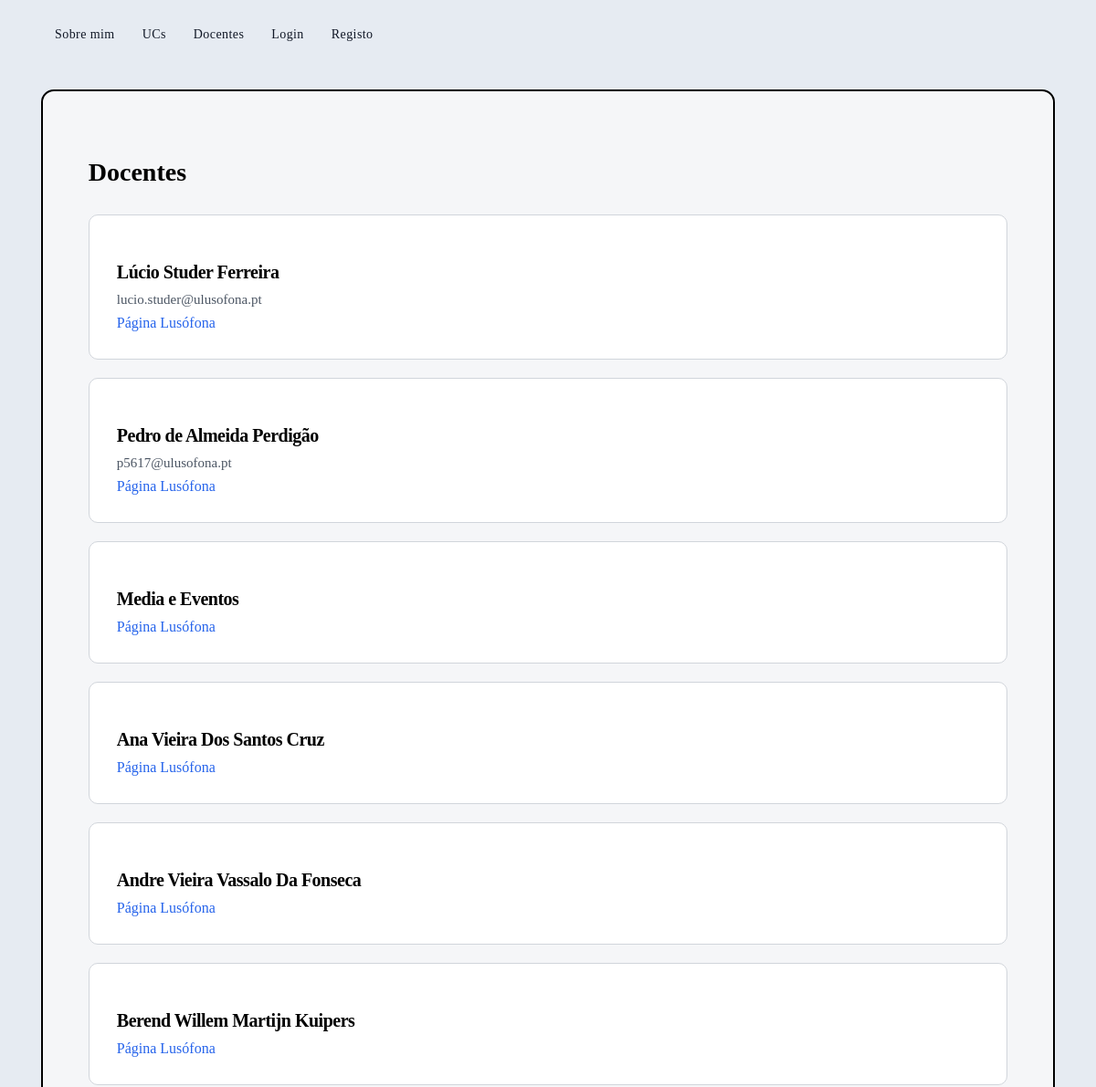
The page /docentes/ (upper part) on the database as committed earlier.
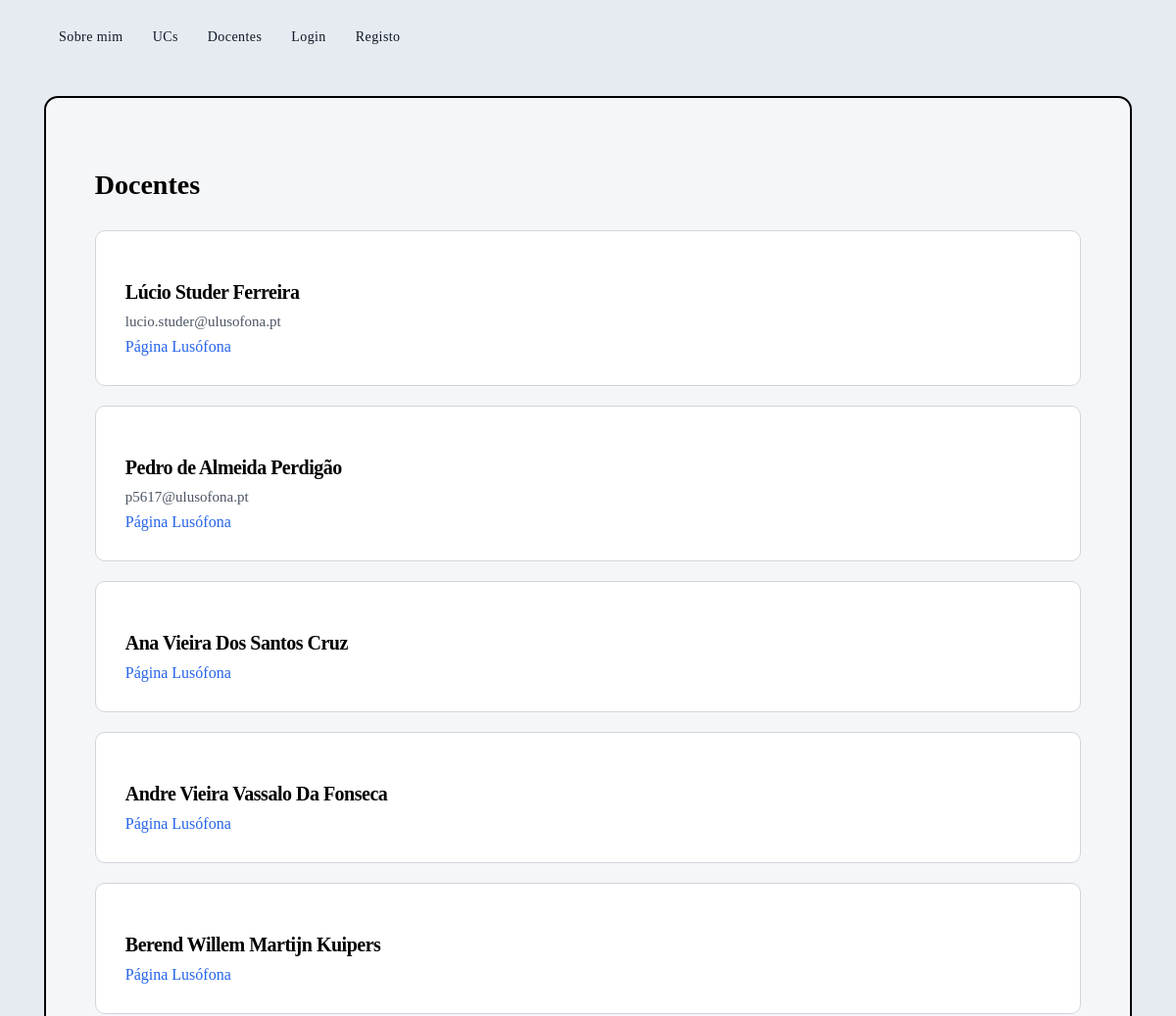
The same page on the database as committed later.
### portfolio/models.py (models this page shows, shortened)
class Docente(models.Model):
    nome = models.CharField(max_length=200)
    email = models.EmailField(blank=True)
    pagina_lusofona = models.URLField(blank=True)
    unidades = models.ManyToManyField(UnidadeCurricular, blank=True)

### portfolio/views.py (the view)
def docentes_view(request):
    docentes = Docente.objects \
        .prefetch_related('unidades') \
        .all()
    return render(
        request,
        'portfolio/docentes.html',
        {'docentes': docentes}
    )

### portfolio/templates/portfolio/docentes.html (shortened to what this page needs)
{% extends "portfolio/base.html" %}
{% block content %}
<section class="content-box">
    <h2 class="page-title">Docentes</h2>
    {% for docente in docentes %}
    <div class="card">
        <h3>{{ docente.nome }}</h3>
        <p>{{ docente.email }}</p>
        <a href="{{ docente.pagina_lusofona }}" target="_blank">
            Página Lusófona
        </a>
    </div>
    {% endfor %}
</section>
{% endblock %}

Rows that differ between the two databases and show on the page:
removed Docente: nome "Media e Eventos"
